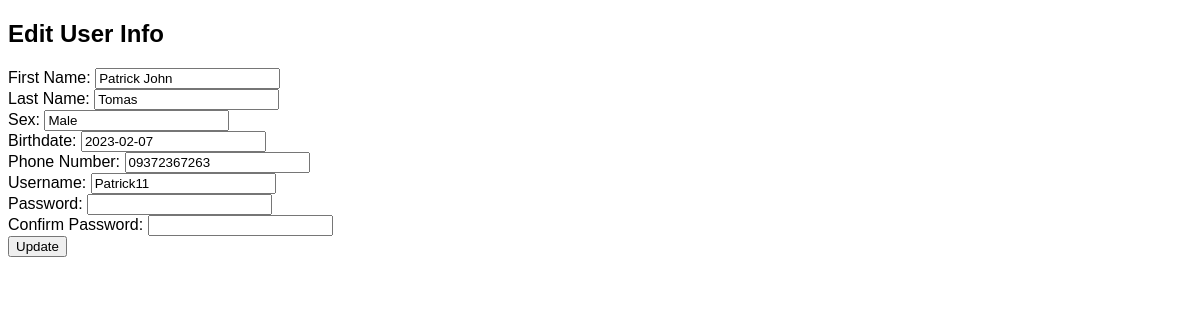
Screenshot of /User/edit_user.php?id=1 with the database file from the repository.
### tables this page shows
CREATE TABLE `user_info` (
  `userID` int(11) NOT NULL,
  `fname` varchar(100) NOT NULL,
  `lname` varchar(100) NOT NULL,
  `sex` varchar(50) NOT NULL,
  `birthdate` date NOT NULL,
  `address` varchar(255) NOT NULL,
  `phoneNumber` varchar(50) NOT NULL,
  `username` varchar(255) NOT NULL,
  `password` varchar(255) NOT NULL,
  `confirm_password` varchar(255) NOT NULL
);

### User/edit_user.php (the view, shortened to what this page needs)
<!DOCTYPE html>
<html lang="en">
<head>
    <link rel="stylesheet" type="text/css" href="styles.css">
</head>
<body>
<div class="container">
    <h2>Edit User Info</h2>
    <?php
include('db_conn.php');
    $userId = isset($_GET['id']) ? $_GET['id'] : 0;
    $sql = "SELECT * FROM user_info WHERE userID = $userId";
    $result = $conn->query($sql);
    if ($result->num_rows > 0) {
        $row = $result->fetch_assoc();
        ?>
        <form id="updateForm" action="update_user.php" method="post" onsubmit="return validateForm()">
            <label>First Name:</label>
            <input type="text" name="fname" value="<?php echo $row['fname']; ?>" required><br>
            <label>Last Name:</label>
            <input type="text" name="lname" value="<?php echo $row['lname']; ?>" required><br>
            <label>Sex:</label>
            <input type="text" name="sex" value="<?php echo $row['sex']; ?>" required><br>
            <label>Birthdate:</label>
            <input type="text" name="birthdate" value="<?php echo $row['birthdate']; ?>" required><br>
            <label>Phone Number:</label>
            <input type="text" name="phoneNumber" value="<?php echo $row['phoneNumber']; ?>" required><br>
            <label>Username:</label>
            <input type="text" name="username" value="<?php echo $row['username']; ?>" required><br>
            <label>Password:</label>
            <input type="password" name="password" required><br>
            <label>Confirm Password:</label>
            <input type="password" name="confirm_password" required>
            <span id="error-message" style="color: red;"></span><br>
            <input type="submit" id="submitBtn" value="Update">
        </form>
        <?php
    } else {
        echo "User not found.";
    }
    ?>
</div>
</body>
</html>

### User/styles.css (style rules this page uses)
body { font-family: 'Arial', sans-serif; }

### rows the page displays
user_info: fname "Patrick John", lname "Tomas", sex "Male", birthdate "2023-02-07", phoneNumber "09372367263", username "Patrick11"
